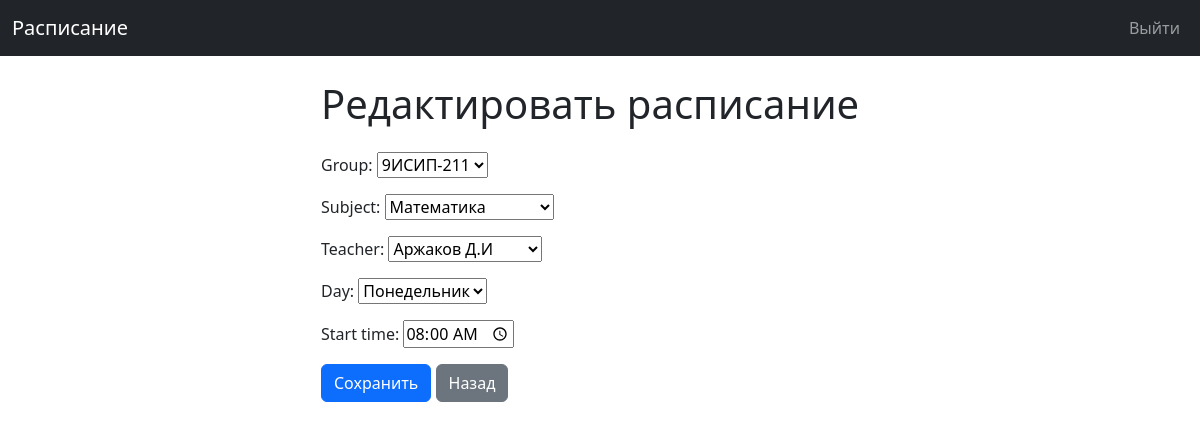
Page /update/1/ (signed in) on the committed database.
### scheduleApp/models.py (models this page shows, shortened)
class Schedule(models.Model):
    day_shoices = [
        (1, "Понедельник"),
        (2, "Вторник"),
        (3, "Среда"),
        (4, "Четверг"),
        (5, "Пятница"),
        (6, "Суббота")
    ]
    group = models.ForeignKey(Group, on_delete=models.CASCADE)
    subject = models.ForeignKey(Subject, on_delete=models.CASCADE)
    teacher = models.ForeignKey(Teacher, on_delete=models.CASCADE)
    day = models.IntegerField(choices= day_shoices)
    start_time = models.TimeField(default='08:00')

### scheduleApp/views.py (the view)
# urls.py: path('update/<int:pk>/', views.update_schedule, name='update_schedule'),
@login_required
def update_schedule(request, pk):
    schedule = get_object_or_404(Schedule, id=pk)
    if request.method == 'POST':
        form = ScheduleForm(request.POST, instance=schedule)
        if form.is_valid():
            form.save()
            messages.success(request, "Расписание успешно обновлено!")
            return redirect('home')
    else:
        form = ScheduleForm(instance=schedule)
    return render(request, 'update_schedule.html', {'form': form})

### scheduleApp/forms.py
class ScheduleForm(forms.ModelForm):
    class Meta:
        model = Schedule
        fields = ['group', 'subject', 'teacher', 'day', 'start_time']
        widgets = {
            'start_time': forms.TimeInput(attrs={'type': 'time'}),
        }
    def __init__(self, *args, **kwargs):
        super().__init__(*args, **kwargs)
        self.fields['teacher'].label_from_instance = lambda obj: f"{obj.last_name} {obj.first_name[0]}.{obj.middle_name[0] if obj.middle_name else ''}"

### scheduleApp/models.py (called while the page is built)
    def __str__(self):
        return self.name

    def __str__(self):
        return self.name

### scheduleApp/templates/update_schedule.html (shortened to what this page needs)
{% extends 'base.html' %}
{% block content %}
<div class="col-md-6 offset-md-3">
  <h1 class="mb-4">Редактировать расписание</h1>
  <form method="POST">
    {{ form.as_p }}
    <button type="submit" class="btn btn-primary">Сохранить</button>
    <a href="{% url 'home' %}" class="btn btn-secondary">Назад</a>
  </form>
</div>
{% endblock %}

### rows in the picture
Schedule: group "9ИСИП-211", subject "Математика", teacher "Аржаков Д.И", day "Понедельник", start_time "08:00:00"
